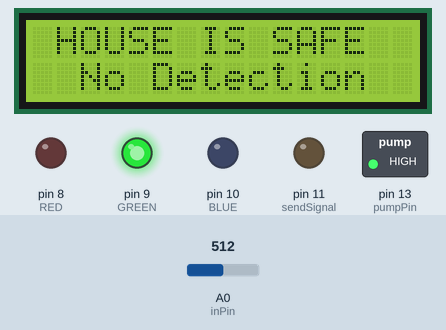
A sketch run on a simulated Arduino Uno, built with avr-gcc and run on an emulated ATmega328P. On the bench: 16×2 character LCD, switched loads named in the sketch (green lamp = pin HIGH), output pins drawn as LEDs (lit = HIGH). Inputs (shaded band) come from the test bench; at power-on: A0 (inPin) = 512. What the sketch prints to the serial monitor is not drawn.

Above: at 1.2 s.
1.3 s: A0 (inPin) set to 883
4.3 s: A0 (inPin) set to 909
At 5.0 s:
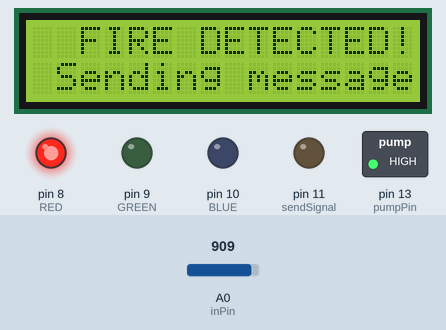
7.1 s: A0 (inPin) set to 890
At 8.1 s:
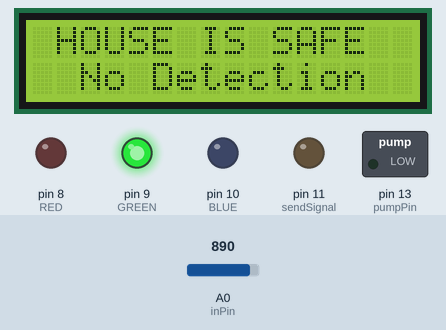
9.7 s: A0 (inPin) set to 900
At 10.7 s:
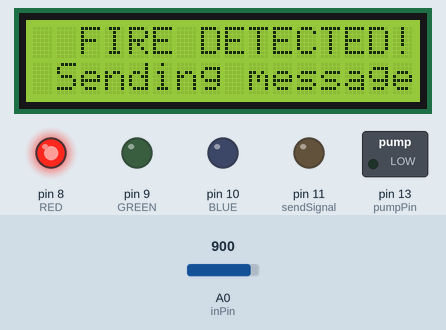
Timing chart, 0 to 12.7 s (numbered marks = the images above; inputs shaded):
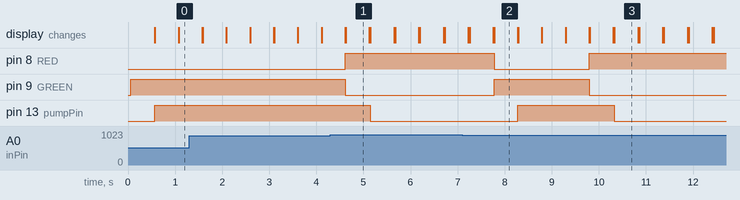

Measured:
- the behaviour switches between 899 and 900 on A0 (inPin) (found by bisection; images 0 and 1)
- after the input at 4.3 s, pin 8 (RED): LOW → HIGH after 0.32 s; pin 9 (GREEN): HIGH → LOW after 0.32 s; pin 13 (pumpPin): HIGH → LOW after 0.84 s; the display: first differs from a run without the input after 0.32 s (image 1)
- after the input at 7.1 s, pin 8 (RED): HIGH → LOW after 0.68 s; pin 9 (GREEN): LOW → HIGH after 0.68 s; pin 13 (pumpPin): LOW → HIGH after 1.2 s; the display: first differs from a run without the input after 0.68 s (image 2)
- after the input at 9.7 s, pin 8 (RED): LOW → HIGH after 0.10 s; pin 9 (GREEN): HIGH → LOW after 0.10 s; pin 13 (pumpPin): HIGH → LOW after 0.63 s; the display: first differs from a run without the input after 0.10 s (image 3)
- what the display in image 1 shows lasts 0.5 s, from 4.6 s to 5.1 s

The sketch:

firealrm2.ino
```cpp
#include <LiquidCrystal.h>
int RED = 8,BLUE=10,GREEN=9;
int Power=12;
int inPin = A0;
int sendSignal=11;
int val = 0;
int pumpPin=13;
int period = 3000;
unsigned long time_now = 0;
const int rs = 7, en = 6, d4 = 5, d5 = 4, d6 = 3, d7 = 2;
LiquidCrystal lcd(rs, en, d4, d5, d6, d7);
void setup() {
lcd.begin(16, 2);
pinMode(sendSignal,OUTPUT);
pinMode(RED, OUTPUT);
pinMode(BLUE,OUTPUT);
pinMode(GREEN,OUTPUT);
pinMode(inPin, INPUT);
Serial.begin(9600);
digitalWrite(sendSignal,LOW);
pinMode(pumpPin,OUTPUT);


}
void flash(){
  digitalWrite(Power,HIGH);
  delayMicroseconds(10000);
  digitalWrite(Power,LOW);
  delayMicroseconds(10000);
}
void noFlash(){
  digitalWrite(Power,HIGH);
}
void detection(){
     digitalWrite(GREEN,LOW);
     digitalWrite(RED,HIGH);
     lcd.setCursor(2,0);
     lcd.print("FIRE DETECTED!");
     lcd.setCursor(1,1);
     lcd.print("Sending message");
     delay(500);
     lcd.clear();
}
void safe(){
     digitalWrite(RED,LOW);
     digitalWrite(GREEN,HIGH);
     lcd.setCursor(1,0);
     lcd.print("HOUSE IS SAFE");
     lcd.setCursor(2,1);
     lcd.print("No Detection");
     delay(500);
     lcd.clear();
}

void loop(){
  val = analogRead(inPin);
  Serial.println(val);
  time_now = millis();
  if (val >=900 ) {
    while(millis()< time_now + period){
        detection();
        flash();
        digitalWrite(pumpPin,LOW);
    }


  }
  else  {
     noFlash();
     safe();
     digitalWrite(pumpPin,HIGH);


  }

}
```
